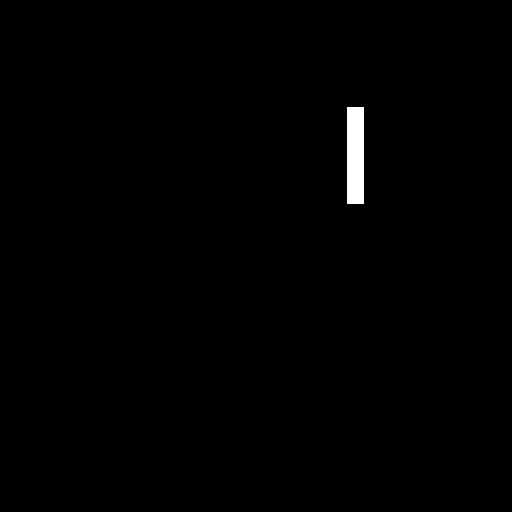
#> input picture digit_image_pocessing/Lab3/translated_rectangle.tif, 512 x 512 px, found by its file name
$ python test_20220315093645.py
#> lines starting #> are read from the running program, lines starting #| are printed output that depends on the picture; after the words box and inside, x2 and y2 are one past the last pixel; in counts of white or black regions, pixels touching at a corner belong together
#%%
import numpy as np
import matplotlib.pyplot as plt


img = plt.imread(r"digit_image_pocessing\Lab3\translated_rectangle.tif")
#> img: shape (512, 512); 0.63% white; 1 white region, box (x1, y1, x2, y2) and area: (347, 107, 364, 204) 1649
h,w = img.shape
#> h = 512; w = 512

center = h/2,w/2
#> center = (256, 256)

u_grid = np.linspace(0,h-1,h)
#> u_grid = 512 values from 0 to 511
v_grid = np.linspace(0,w-1,w)
#> v_grid = 512 values from 0 to 511

grid = np.meshgrid(u_grid,v_grid)


# print(grid)             # grid[0]为列标，grid[1] 为行标

Distance = np.sqrt((grid[1]-center[0])**2 + (grid[0]-center[1])**2)            # 表示各个点到中心点的距离

H = np.where(Distance < 100, 1, 0)

# 画出H看一下
plt.subplot(1,2,1)
plt.imshow(H,cmap = "gray")
plt.subplot(1,2,2)
plt.plot(H[int(center[0]),:])
plt.show()
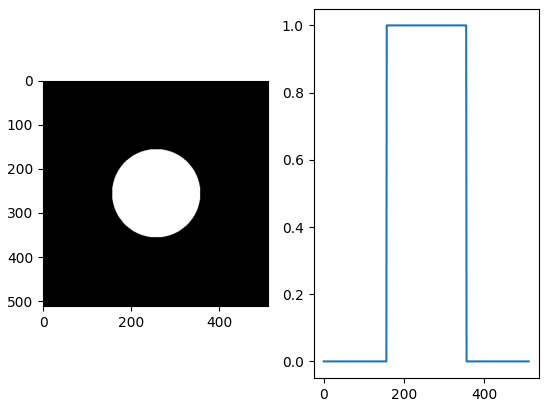
#> figure drawn by matplotlib, 2 panels; panel 2: curve peaks at x = 157, y = 1


# %%
